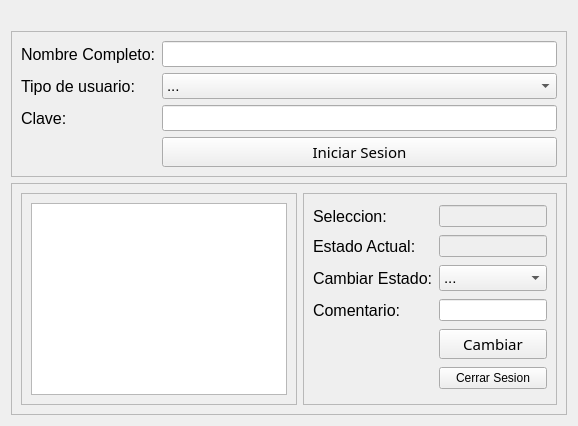
          <widget class="QWidget" name="tab_3">
           <attribute name="title">
            <string>REVISION</string>
           </attribute>
           <layout class="QGridLayout" name="gridLayout_5">
            <item row="1" column="0">
             <widget class="QFrame" name="frameR1">
              <property name="frameShape">
               <enum>QFrame::StyledPanel</enum>
              </property>
              <property name="frameShadow">
               <enum>QFrame::Raised</enum>
              </property>
              <layout class="QGridLayout" name="gridLayout_9">
               <item row="2" column="1">
                <widget class="QLineEdit" name="Rle_clave">
                 <property name="font">
                  <font>
                   <pointsize>11</pointsize>
                  </font>
                 </property>
                </widget>
               </item>
               <item row="1" column="1">
                <widget class="QComboBox" name="Rcb_usuario">
                 <property name="font">
                  <font>
                   <pointsize>11</pointsize>
                  </font>
                 </property>
                 <item>
                  <property name="text">
                   <string>...</string>
                  </property>
                 </item>
                 <item>
                  <property name="text">
                   <string>JEFE_ACADEMICO</string>
                  </property>
                 </item>
                 <item>
                  <property name="text">
                   <string>COORDINADOR_DE_CARRERA</string>
                  </property>
                 </item>
                 <item>
                  <property name="text">
                   <string>IEDD</string>
                  </property>
                 </item>
                 <item>
                  <property name="text">
                   <string>CONSULTOR</string>
                  </property>
                 </item>
                </widget>
               </item>
               <item row="0" column="1">
                <widget class="QLineEdit" name="Rle_name">
                 <property name="font">
                  <font>
                   <pointsize>11</pointsize>
                  </font>
                 </property>
                </widget>
               </item>
               <item row="3" column="1">
                <widget class="QPushButton" name="Rbtn_sesion">
                 <property name="font">
                  <font>
                   <family>Sans Serif Collection</family>
                   <pointsize>11</pointsize>
                  </font>
                 </property>
                 <property name="text">
                  <string>Iniciar Sesion</string>
                 </property>
                </widget>
               </item>
               <item row="2" column="0">
                <widget class="QLabel" name="Rlbl_contra">
                 <property name="font">
                  <font>
                   <pointsize>12</pointsize>
                  </font>
                 </property>
                 <property name="text">
                  <string>Clave:</string>
                 </property>
                </widget>
               </item>
               <item row="1" column="0">
                <widget class="QLabel" name="Rlbl_usuario">
                 <property name="font">
                  <font>
                   <pointsize>12</pointsize>
                  </font>
                 </property>
                 <property name="text">
                  <string>Tipo de usuario:</string>
                 </property>
                </widget>
               </item>
               <item row="0" column="0">
                <widget class="QLabel" name="Rlbl_name">
                 <property name="font">
                  <font>
                   <pointsize>12</pointsize>
                  </font>
                 </property>
                 <property name="text">
                  <string>Nombre Completo:</string>
                 </property>
                </widget>
               </item>
              </layout>
              <zorder>Rbtn_sesion</zorder>
              <zorder>Rle_clave</zorder>
              <zorder>Rcb_usuario</zorder>
              <zorder>Rlbl_name</zorder>
              <zorder>Rle_name</zorder>
              <zorder>Rlbl_contra</zorder>
              <zorder>Rlbl_usuario</zorder>
             </widget>
            </item>
            <item row="0" column="0">
             <widget class="QLabel" name="lbl_pngR">
              <property name="text">
               <string/>
              </property>
              <property name="scaledContents">
               <bool>true</bool>
              </property>
             </widget>
            </item>
            <item row="2" column="0">
             <widget class="QFrame" name="frameR">
              <property name="frameShape">
               <enum>QFrame::StyledPanel</enum>
              </property>
              <property name="frameShadow">
               <enum>QFrame::Raised</enum>
              </property>
              <layout class="QGridLayout" name="gridLayout_10">
               <item row="0" column="0">
                <widget class="QFrame" name="Rframe1">
                 <property name="frameShape">
                  <enum>QFrame::StyledPanel</enum>
                 </property>
                 <property name="frameShadow">
                  <enum>QFrame::Raised</enum>
                 </property>
                 <layout class="QGridLayout" name="gridLayout_12">
                  <item row="0" column="0">
                   <widget class="QTableWidget" name="RTW_revision"/>
                  </item>
                 </layout>
                </widget>
               </item>
               <item row="0" column="1">
                <widget class="QFrame" name="frame_2">
                 <property name="frameShape">
                  <enum>QFrame::StyledPanel</enum>
                 </property>
                 <property name="frameShadow">
                  <enum>QFrame::Raised</enum>
                 </property>
                 <layout class="QGridLayout" name="gridLayout_11">
                  <item row="0" column="0">
                   <widget class="QLabel" name="Rlbl_seleccion">
                    <property name="font">
                     <font>
                      <pointsize>12</pointsize>
                     </font>
                    </property>
                    <property name="text">
                     <string>Seleccion:</string>
                    </property>
                   </widget>
                  </item>
                  <item row="0" column="1">
                   <widget class="QLineEdit" name="Rle_seleccion">
                    <property name="enabled">
                     <bool>false</bool>
                    </property>
                   </widget>
                  </item>
                  <item row="1" column="0">
                   <widget class="QLabel" name="Rlbl_estadoA">
                    <property name="font">
                     <font>
                      <pointsize>12</pointsize>
                     </font>
                    </property>
                    <property name="text">
                     <string>Estado Actual:</string>
                    </property>
                   </widget>
                  </item>
                  <item row="1" column="1">
                   <widget class="QLineEdit" name="Rle_estadoA">
                    <property name="enabled">
                     <bool>false</bool>
                    </property>
                   </widget>
                  </item>
                  <item row="2" column="0">
                   <widget class="QLabel" name="Rlbl_name_4">
                    <property name="font">
                     <font>
                      <pointsize>12</pointsize>
                     </font>
                    </property>
                    <property name="text">
                     <string>Cambiar Estado:</string>
                    </property>
                   </widget>
                  </item>
                  <item row="2" column="1">
                   <widget class="QComboBox" name="Rcb_cambiarE">
                    <property name="font">
                     <font>
                      <pointsize>11</pointsize>
                     </font>
                    </property>
                    <item>
                     <property name="text">
                      <string>...</string>
                     </property>
                    </item>
                   </widget>
                  </item>
                  <item row="3" column="0">
                   <widget class="QLabel" name="Rlbl_comentario">
                    <property name="font">
                     <font>
                      <pointsize>12</pointsize>
                     </font>
                    </property>
                    <property name="text">
                     <string>Comentario:</string>
                    </property>
                   </widget>
                  </item>
                  <item row="3" column="1">
                   <widget class="QLineEdit" name="Rle_comentario">
                    <property name="enabled">
                     <bool>true</bool>
                    </property>
                   </widget>
                  </item>
                  <item row="4" column="1">
                   <widget class="QPushButton" name="Rbtn_cambiar">
                    <property name="font">
                     <font>
                      <family>Sans Serif Collection</family>
                      <pointsize>11</pointsize>
                     </font>
                    </property>
                    <property name="text">
                     <string>Cambiar</string>
                    </property>
                   </widget>
                  </item>
                  <item row="5" column="1">
                   <widget class="QPushButton" name="Rbtn_cerrar">
                    <property name="text">
                     <string>Cerrar Sesion</string>
                    </property>
                   </widget>
                  </item>
                 </layout>
                </widget>
               </item>
              </layout>
             </widget>
            </item>
           </layout>
          </widget>
